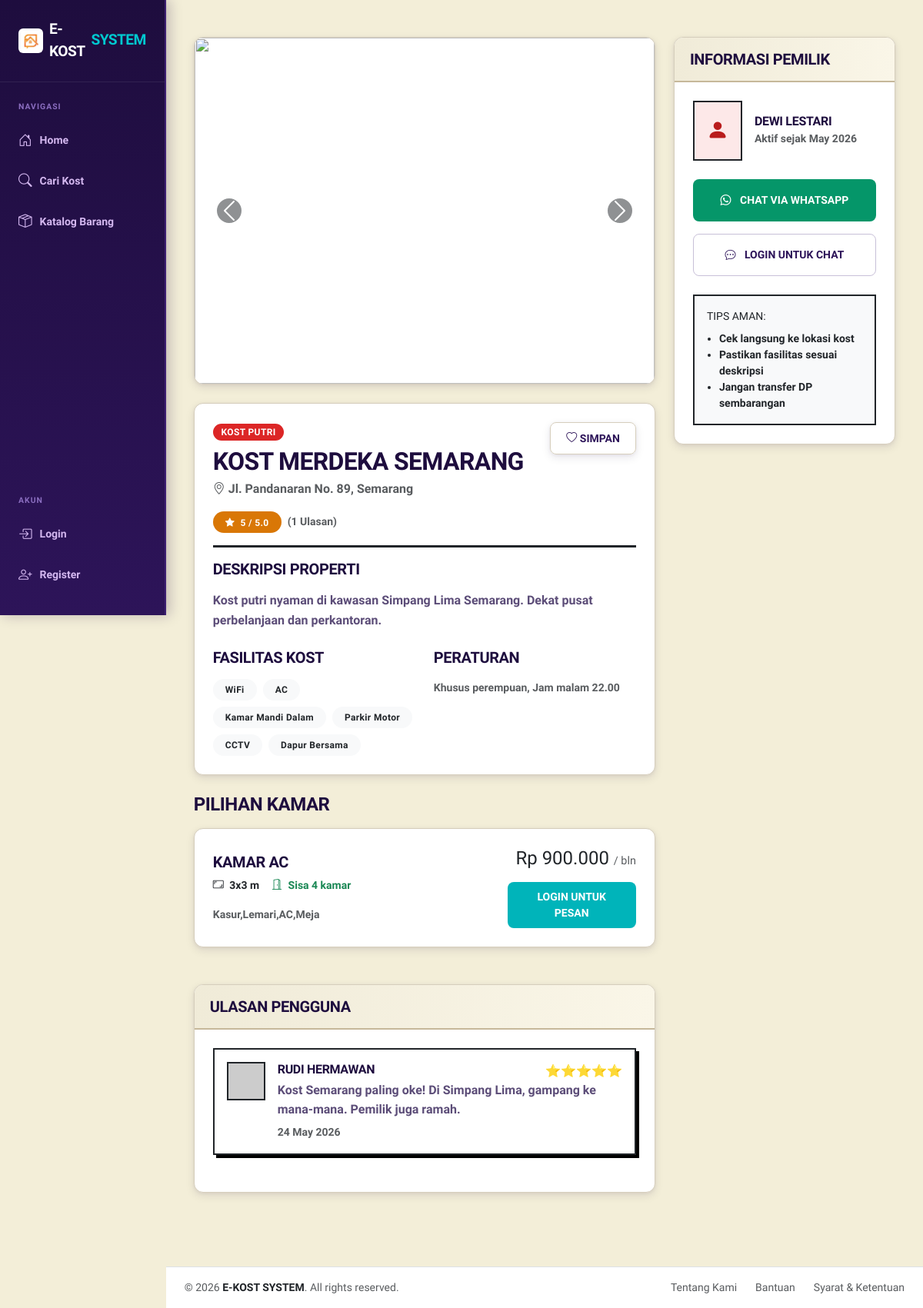
Before: /pages/kost_detail.php?id=8 with the older database file.
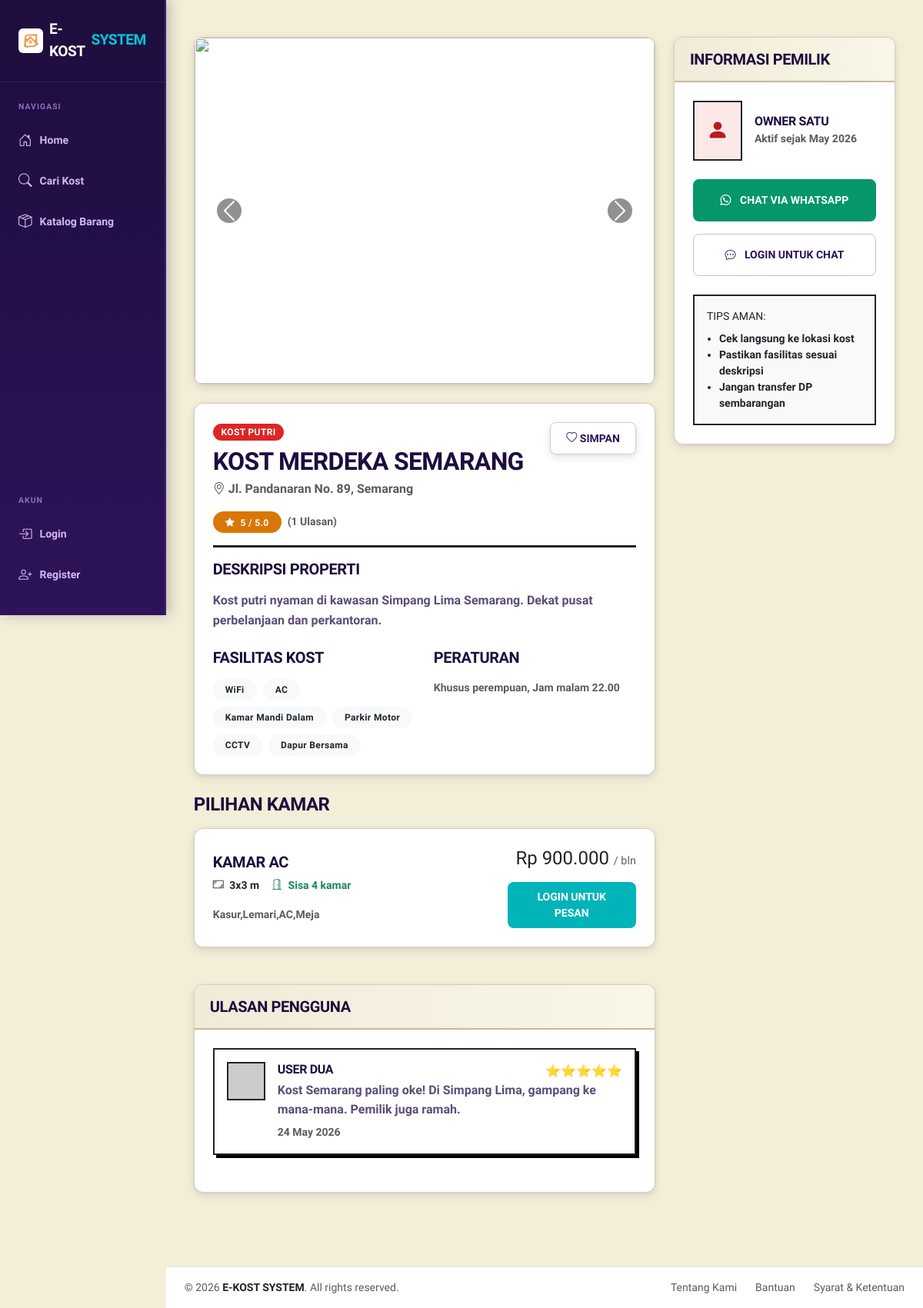
After: the same page with the newer database file.
### tables this page shows
CREATE TABLE review (
    id INT AUTO_INCREMENT PRIMARY KEY,
    user_id INT NOT NULL,
    kost_id INT NOT NULL,
    rating INT CHECK (rating >= 1 AND rating <= 5),
    comment TEXT,
    created_at TIMESTAMP DEFAULT CURRENT_TIMESTAMP,
    FOREIGN KEY (user_id) REFERENCES users(id) ON DELETE CASCADE,
    FOREIGN KEY (kost_id) REFERENCES kost(id) ON DELETE CASCADE
);

CREATE TABLE users (
    id INT AUTO_INCREMENT PRIMARY KEY,
    username VARCHAR(50) NOT NULL UNIQUE,
    password VARCHAR(255) NOT NULL,
    email VARCHAR(100) NOT NULL UNIQUE,
    role ENUM('admin', 'owner', 'user') NOT NULL,
    full_name VARCHAR(100),
    phone VARCHAR(20),
    avatar VARCHAR(255),
    created_at TIMESTAMP DEFAULT CURRENT_TIMESTAMP
);

CREATE TABLE kost (
    id INT AUTO_INCREMENT PRIMARY KEY,
    owner_id INT NOT NULL,
    name VARCHAR(100) NOT NULL,
    type ENUM('Putra', 'Putri', 'Campur') NOT NULL,
    description TEXT,
    address TEXT NOT NULL,
    city VARCHAR(50) NOT NULL,
    latitude DECIMAL(10, 8),
    longitude DECIMAL(11, 8),
    rules TEXT,
    facilities TEXT,
    price_start DECIMAL(12, 2) DEFAULT 0,
    created_at TIMESTAMP DEFAULT CURRENT_TIMESTAMP,
    FOREIGN KEY (owner_id) REFERENCES users(id) ON DELETE CASCADE
);

### pages/kost_detail.php (the view, shortened to what the changed rows need)
<?php
require_once '../config/database.php';
include '../layouts/header.php';
$id = $_GET['id'] ?? 0;
$stmt = $pdo->prepare("SELECT k.*, u.full_name as owner_name, u.phone as owner_phone FROM kost k JOIN users u ON k.owner_id = u.id WHERE k.id = ?");
$stmt->execute([$id]);
$kost = $stmt->fetch();
$stmt_reviews = $pdo->prepare("SELECT r.*, u.full_name, u.avatar FROM review r JOIN users u ON r.user_id = u.id WHERE r.kost_id = ? ORDER BY r.created_at DESC");
$stmt_reviews->execute([$id]);
$reviews = $stmt_reviews->fetchAll();
$stmt_avg = $pdo->prepare("SELECT AVG(rating) as avg_rating, COUNT(*) as total_reviews FROM review WHERE kost_id = ?");
$stmt_avg->execute([$id]);
$rating_stats = $stmt_avg->fetch();
?>
<div class="container py-4">
    <div class="row">
        <div class="col-md-8 mb-4">
            <div class="card mb-4">
                <div class="card-body p-4">
                    <div class="d-flex justify-content-between align-items-start mb-3">
                        <div>
                            <span class="badge bg-<?php echo $kost['type'] == 'Putra' ? 'primary' : ($kost['type'] == 'Putri' ? 'danger' : 'warning'); ?> border border-2 border-dark mb-2">
                                KOST <?php echo strtoupper($kost['type']); ?>
                            </span>
                            <h2 class="fw-black text-uppercase mb-1"><?php echo $kost['name']; ?></h2>
                            <p class="text-muted fw-bold"><i class="bi bi-geo-alt"></i> <?php echo $kost['address']; ?>, <?php echo $kost['city']; ?></p>
                            <div class="d-flex align-items-center gap-2">
                                <span class="badge bg-warning text-dark border border-2 border-dark px-3 py-2 fw-black">
                                </span>
                                <small class="text-muted fw-bold">(<?php echo $rating_stats['total_reviews']; ?> Ulasan)</small>
                            </div>
                        </div>
                        <?php
                        $is_fav = false;
                        ?>
                        <button class="btn <?php echo $is_fav ? 'btn-danger' : 'btn-outline-dark'; ?> fav-btn fw-bold" data-id="<?php echo $id; ?>" style="border-width: 3px; box-shadow: 4px 4px 0 #000;">
                        </button>
                    </div>
                    <hr class="border-3 opacity-100">
                    <h5 class="fw-black text-uppercase mb-3">Deskripsi Properti</h5>
                    <p class="fw-bold"><?php echo nl2br(htmlspecialchars($kost['description'])); ?></p>
                    <div class="row mt-4">
                        <div class="col-md-6">
                            <div class="d-flex flex-wrap gap-2">
                                <?php
                                $facs = explode(',', $kost['facilities']);
                                foreach($facs as $f): ?>
                                    <span class="badge bg-light text-dark border border-2 border-dark py-2 px-3 fw-bold"><?php echo trim($f); ?></span>
                                <?php endforeach; ?>
                            </div>
                        </div>
                        <div class="col-md-6">
                            <h5 class="fw-black text-uppercase mb-3">Peraturan</h5>
                            <p class="small fw-bold text-muted"><?php echo nl2br(htmlspecialchars($kost['rules'])); ?></p>
                        </div>
                    </div>
                </div>
            </div>
            <div class="card mt-5 mb-4 border-3">
                <div class="card-body p-4">
                    <?php if (empty($reviews)): ?>
                        <p class="text-center text-muted fw-bold py-4">Belum ada ulasan untuk kost ini.</p>
                    <?php else: ?>
                        <div class="review-list">
                            <?php foreach ($reviews as $rev): ?>
                                <div class="d-flex gap-3 mb-4 p-3 border border-2 border-dark bg-white" style="box-shadow: 4px 4px 0 #000;">
                                    <img src="<?php echo $rev['avatar'] ? $base_url . 'uploads/avatars/' . $rev['avatar'] : 'https://via.placeholder.com/50?text=U'; ?>"
                                         class="border border-2 border-dark" style="width: 50px; height: 50px; object-fit: cover;">
                                    <div class="flex-grow-1">
                                        <div class="d-flex justify-content-between">
                                            <h6 class="fw-black text-uppercase mb-1"><?php echo $rev['full_name']; ?></h6>
                                            <span class="text-warning">
                                                <?php for($i=0; $i<$rev['rating']; $i++) echo '⭐'; ?>
                                            </span>
                                        </div>
                                        <p class="mb-1 fw-bold"><?php echo htmlspecialchars($rev['comment']); ?></p>
                                        <small class="text-muted fw-bold"><?php echo date('d M Y', strtotime($rev['created_at'])); ?></small>
                                    </div>
                                </div>
                            <?php endforeach; ?>
                        </div>
                    <?php endif; ?>
                </div>
            </div>
        </div>
        <div class="col-md-4">
            <div class="card sticky-top" style="top: 20px; border-width: 4px;">
                <div class="card-body p-4">
                    <div class="d-flex align-items-center mb-4">
                        <div>
                            <h6 class="mb-0 fw-black text-uppercase"><?php echo $kost['owner_name']; ?></h6>
                            <small class="text-muted fw-bold">Aktif sejak <?php echo date('M Y', strtotime($kost['created_at'])); ?></small>
                        </div>
                    </div>
                </div>
            </div>
        </div>
    </div>
</div>
<?php include '../layouts/footer.php'; ?>

Changed rows visible on the page:
changed kost "KOST MERDEKA SEMARANG": owner.full_name "DEWI LESTARI" → "OWNER SATU"
changed through a linked row, review: user.full_name "RUDI HERMAWAN" → "USER DUA"
